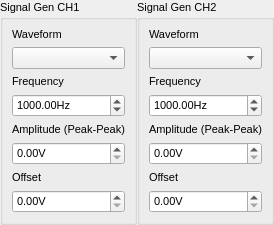
      <widget class="QWidget" name="page_2">
       <layout class="QHBoxLayout" name="horizontalLayout_2">
        <property name="spacing">
         <number>0</number>
        </property>
        <property name="leftMargin">
         <number>0</number>
        </property>
        <property name="topMargin">
         <number>0</number>
        </property>
        <property name="rightMargin">
         <number>0</number>
        </property>
        <property name="bottomMargin">
         <number>0</number>
        </property>
        <item>
         <widget class="QGroupBox" name="signalGenGroup_CH1">
          <property name="enabled">
           <bool>true</bool>
          </property>
          <property name="font">
           <font>
            <pointsize>8</pointsize>
            <weight>50</weight>
            <bold>false</bold>
           </font>
          </property>
          <property name="title">
           <string>Signal Gen CH1</string>
          </property>
          <property name="checkable">
           <bool>false</bool>
          </property>
          <property name="checked">
           <bool>false</bool>
          </property>
          <layout class="QVBoxLayout" name="verticalLayout_19">
           <item>
            <widget class="QLabel" name="waveformLabel_CH1">
             <property name="text">
              <string>Waveform</string>
             </property>
            </widget>
           </item>
           <item>
            <widget class="espoComboBox" name="waveformSelect_CH1"/>
           </item>
           <item>
            <widget class="QLabel" name="frequencyLabel_CH1">
             <property name="text">
              <string>Frequency</string>
             </property>
            </widget>
           </item>
           <item>
            <widget class="espoSpinBox" name="frequencyValue_CH1">
             <property name="suffix">
              <string notr="true">Hz</string>
             </property>
             <property name="decimals">
              <number>2</number>
             </property>
             <property name="minimum">
              <double>0.000000000000000</double>
             </property>
             <property name="maximum">
              <double>1000000.000000000000000</double>
             </property>
             <property name="singleStep">
              <double>100.000000000000000</double>
             </property>
             <property name="value">
              <double>1000.000000000000000</double>
             </property>
            </widget>
           </item>
           <item>
            <widget class="QLabel" name="amplitudeLabel_CH1">
             <property name="text">
              <string>Amplitude (Peak-Peak)</string>
             </property>
            </widget>
           </item>
           <item>
            <widget class="espoSpinBox" name="amplitudeValue_CH1">
             <property name="suffix">
              <string>V</string>
             </property>
             <property name="maximum">
              <double>9.600000000000000</double>
             </property>
             <property name="singleStep">
              <double>0.100000000000000</double>
             </property>
            </widget>
           </item>
           <item>
            <widget class="QLabel" name="dcOffsetLabel_CH1">
             <property name="text">
              <string>Offset</string>
             </property>
            </widget>
           </item>
           <item>
            <widget class="espoSpinBox" name="dcOffsetValue_CH1">
             <property name="suffix">
              <string>V</string>
             </property>
             <property name="maximum">
              <double>9.600000000000000</double>
             </property>
             <property name="singleStep">
              <double>0.100000000000000</double>
             </property>
            </widget>
           </item>
          </layout>
         </widget>
        </item>
        <item>
         <widget class="QGroupBox" name="signalGenGroup_CH2">
          <property name="enabled">
           <bool>true</bool>
          </property>
          <property name="font">
           <font>
            <pointsize>8</pointsize>
           </font>
          </property>
          <property name="title">
           <string>Signal Gen CH2</string>
          </property>
          <property name="checkable">
           <bool>false</bool>
          </property>
          <property name="checked">
           <bool>false</bool>
          </property>
          <layout class="QVBoxLayout" name="verticalLayout_21">
           <item>
            <widget class="QLabel" name="waveformLabel_CH2">
             <property name="text">
              <string>Waveform</string>
             </property>
            </widget>
           </item>
           <item>
            <widget class="espoComboBox" name="waveformSelect_CH2"/>
           </item>
           <item>
            <widget class="QLabel" name="frequencyLabel_CH2">
             <property name="text">
              <string>Frequency</string>
             </property>
            </widget>
           </item>
           <item>
            <widget class="espoSpinBox" name="frequencyValue_CH2">
             <property name="suffix">
              <string notr="true">Hz</string>
             </property>
             <property name="decimals">
              <number>2</number>
             </property>
             <property name="minimum">
              <double>0.000000000000000</double>
             </property>
             <property name="maximum">
              <double>1000000.000000000000000</double>
             </property>
             <property name="singleStep">
              <double>100.000000000000000</double>
             </property>
             <property name="value">
              <double>1000.000000000000000</double>
             </property>
            </widget>
           </item>
           <item>
            <widget class="QLabel" name="amplitudeLabel_CH2">
             <property name="text">
              <string>Amplitude (Peak-Peak)</string>
             </property>
            </widget>
           </item>
           <item>
            <widget class="espoSpinBox" name="amplitudeValue_CH2">
             <property name="suffix">
              <string>V</string>
             </property>
             <property name="maximum">
              <double>9.600000000000000</double>
             </property>
             <property name="singleStep">
              <double>0.100000000000000</double>
             </property>
            </widget>
           </item>
           <item>
            <widget class="QLabel" name="dcOffsetLabel_CH2">
             <property name="text">
              <string>Offset</string>
             </property>
            </widget>
           </item>
           <item>
            <widget class="espoSpinBox" name="dcOffsetValue_CH2">
             <property name="suffix">
              <string>V</string>
             </property>
             <property name="maximum">
              <double>9.600000000000000</double>
             </property>
             <property name="singleStep">
              <double>0.100000000000000</double>
             </property>
            </widget>
           </item>
          </layout>
         </widget>
        </item>
       </layout>
      </widget>
